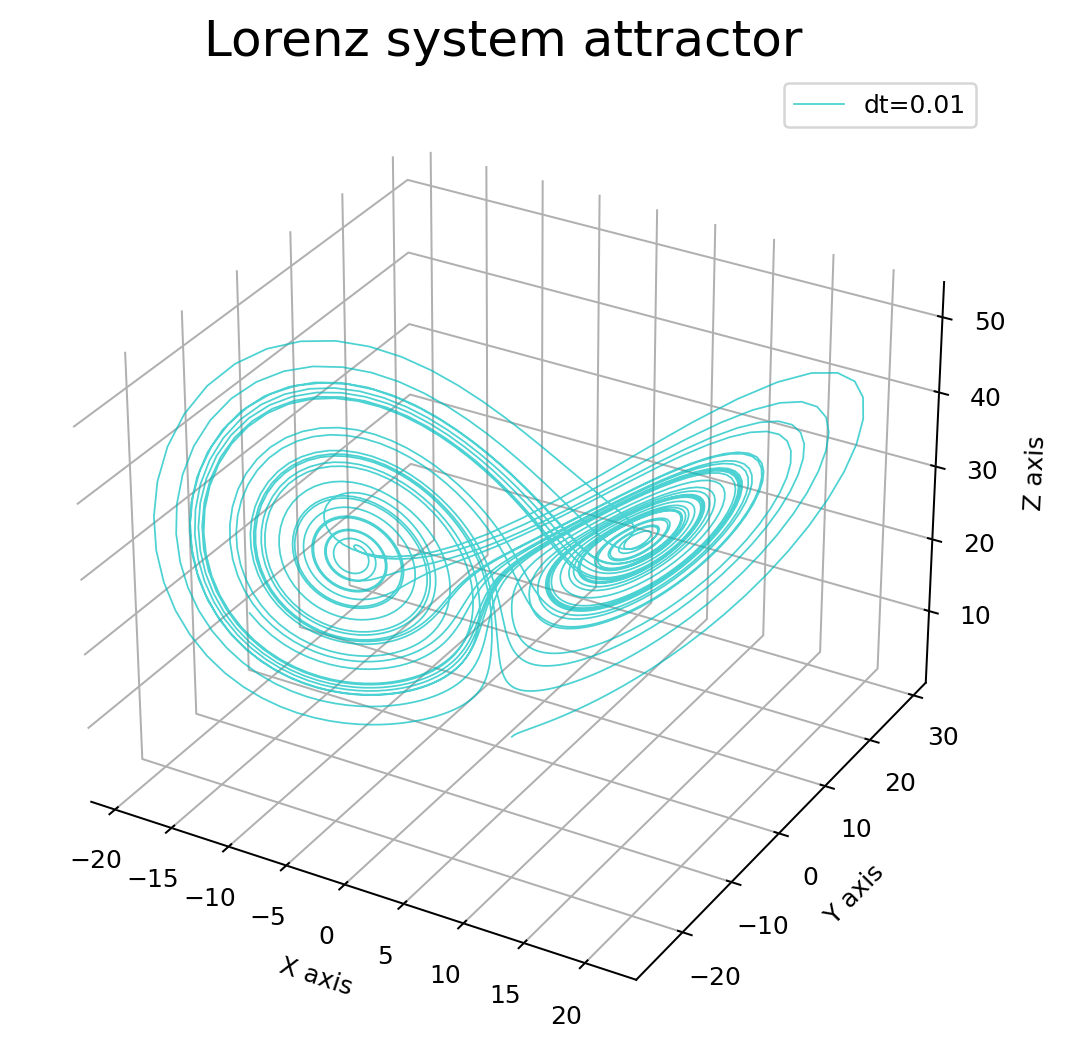

Here is the Python script that generated this plot:
import numpy as np
import matplotlib.pyplot as plt
import matplotlib.font_manager as fm

font_family = 'Myriad Pro'
title_font = fm.FontProperties(family=font_family, style='normal', size=20, weight='normal', stretch='normal')
# system parameters
rho = 28.0
sigma = 10.0
beta = 8.0 / 3.0
# initial system state ( x, y, z positions in space)
initial_state = [1.0, 1.0, 1.0] 

# Lorenz system 
def F(current_state, t):
  #positions of x, y, z in space at the current time point
  x, y, z = current_state 
  #3 ordinary differential equations that describe the system
  rhs = sigma * (y - x), x * (rho - z) - y, x * y - beta * z 
  return np.array(rhs)

#function F computes the derivatives:
# dx/dt = sigma * (y - x)
# dy/dt = x * (rho - z) - y
# dz/dt = x * y - beta * z 

#solve using 4th order Runge-Kutta scheme 

# Runge-Kutta step
def step_runge_kutta(F, vn, tn, dt):
    k1 = dt * F(vn, tn)
    k2 = dt * F(vn + dt/2.0, tn + k1/2.0)
    k3 = dt * F(vn + dt/2.0, tn + k2/2.0)
    k4 = dt * F(vn + dt, tn + k3)
    return vn + ( k1 + 2.0*k2 + 2.0*k3 + k4)/6.0

def integrate_runge_kutta(f, initial_state, t0, tf, dt):
    t = np.arange(t0, tf, dt)
    states = [initial_state]
    for tn in t:
        vn = np.array(states[-1])
        step = step_runge_kutta(F, vn, tn, dt)
        states.append(step)
    return np.array(states)


t0 = 0.0
tf = 40.0
dt1 = 0.01 #step size


states_dt1 = integrate_runge_kutta(F, initial_state, t0, tf, dt1)

fig = plt.figure(figsize=(10, 7))
ax = fig.gca(projection="3d")
ax.xaxis.set_pane_color((1,1,1,1))
ax.yaxis.set_pane_color((1,1,1,1))
ax.zaxis.set_pane_color((1,1,1,1))
ax.plot(states_dt1[:, 0], states_dt1[:, 1], states_dt1[:, 2],color='c', alpha=0.7, linewidth=0.7, label='dt=0.01')
ax.legend()
ax.set_xlabel("X axis") 
ax.set_ylabel("Y axis")
ax.set_zlabel("Z axis")
ax.set_title("Lorenz system attractor",fontproperties=title_font)
plt.savefig('rk_lorenz.png',dpi=180, bbox_inches='tight')


# plot two-dimensional cuts of the three-dimensional phase space
fig, ax = plt.subplots(1, 3, sharex=False, sharey=False, figsize=(17, 6))

# plot x values vs y values
ax[0].plot(states_dt1[:, 0], states_dt1[:, 1], color='y', alpha=0.7, linewidth=0.3)
ax[0].set_title('x-y phase plane', fontproperties=title_font)

# plot x values vs z values
ax[1].plot(states_dt1[:, 0], states_dt1[:, 2], color='m', alpha=0.7, linewidth=0.3)
ax[1].set_title('x-z phase plane', fontproperties=title_font)

# plot y values vs  z values
ax[2].plot(states_dt1[:, 1], states_dt1[:, 2], color='b', alpha=0.7, linewidth=0.3)
ax[2].set_title('y-z phase plane', fontproperties=title_font)

fig.savefig('lorenz-attractor-phase-plane.png', dpi=180, bbox_inches='tight')

plt.show()

